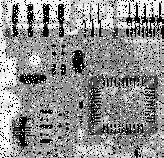
%> input picture lab7/imgs/circuit_board.png, 164 x 158 px
$ octave lab7_tutorial2.m   (GNU Octave 9; MATLAB toolbox functions it lacks are replaced by stand-ins)
%> lines starting %> are read from the running program, lines starting %| are printed output that depends on the picture
% Load image
img = imread('circuit_board.png');
%> img is the input picture: size 158x164x3 uint8; min 0, max 255, mean 143.4
img = rgb2gray(img);
%> img: size 158x164 uint8

img_double = im2double(img);

% Kernel
h = ones(3, 3) / (3 ^ 2);
img_double = conv2(img_double, h, 'same');
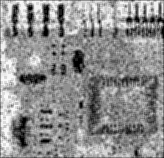
%> img_double: size 158x164 double; min 0, max 0.986, mean 0.556

% Median filter
img_med = medfilt2(img_double, [3 3]);
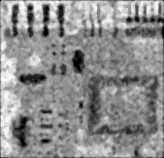
%> img_med: size 158x164 double; min 0, max 0.98, mean 0.556

figure(1);

subplot(1, 3, 1);
imshow(img)
title('Original image');

subplot(1, 3, 2);
imshow(img_double);
title('Smoothing filter');

subplot(1, 3, 3);
imshow(img_med);
title('Median filter');

$ run again, with lab7/imgs/cat.png copied over lab7/imgs/circuit_board.png
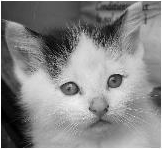
%> input picture lab7/imgs/cat.png, 162 x 149 px
%> img is the input picture: size 149x162x3 uint8; min 0, max 255, mean 135.7
%> img: size 149x162 uint8
%> `img_double = conv2(img_double, h, 'same');`:
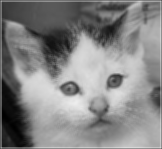
%> img_double: size 149x162 double; min 0.00131, max 0.931, mean 0.523

$ run again, with lab7/imgs/moon.png copied over lab7/imgs/circuit_board.png
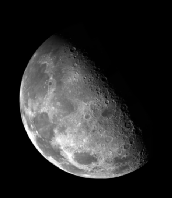
%> input picture lab7/imgs/moon.png, 172 x 198 px
%> img is the input picture: size 198x172x3 uint8; min 0, max 254, mean 42.3
%> img: size 198x172 uint8
%> `img_double = conv2(img_double, h, 'same');`:
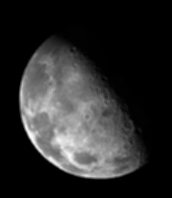
%> img_double: size 198x172 double; min 0, max 0.991, mean 0.166
